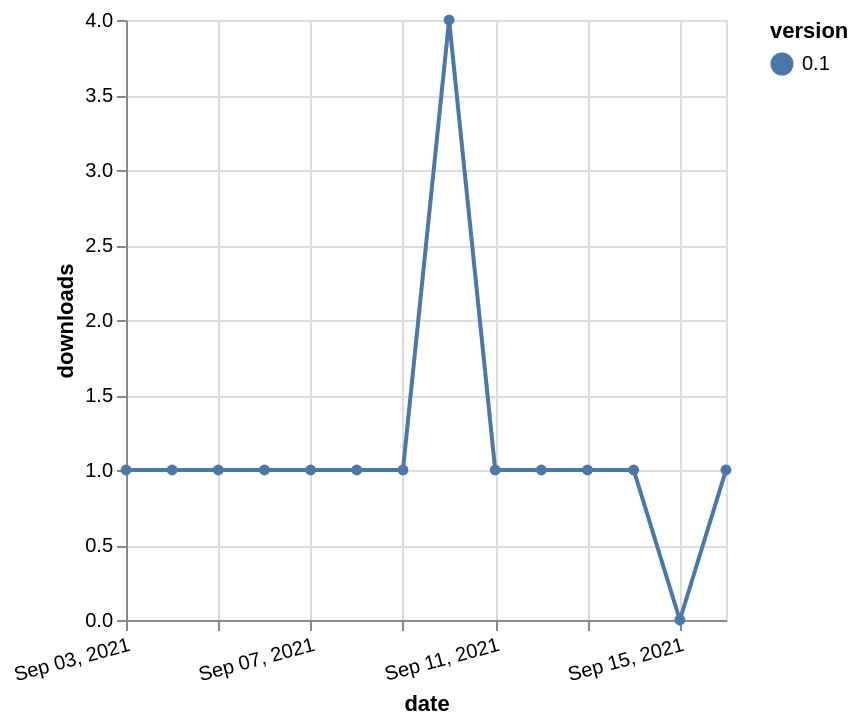

Specify this chart in Vega-Lite:
### Vega-Lite specification from a JSON file in a GitHub repository (floating-point values rounded to 4 significant figures)
{"$schema": "https://vega.github.io/schema/vega-lite/v5.json", "description": "A simple bar chart with embedded data.", "data": {"values": [{"date": "2021-09-03", "total": 294, "delta": 1, "version": "0.1"}, {"date": "2021-09-04", "total": 295, "delta": 1, "version": "0.1"}, {"date": "2021-09-05", "total": 296, "delta": 1, "version": "0.1"}, {"date": "2021-09-06", "total": 297, "delta": 1, "version": "0.1"}, {"date": "2021-09-07", "total": 298, "delta": 1, "version": "0.1"}, {"date": "2021-09-08", "total": 299, "delta": 1, "version": "0.1"}, {"date": "2021-09-09", "total": 300, "delta": 1, "version": "0.1"}, {"date": "2021-09-10", "total": 304, "delta": 4, "version": "0.1"}, {"date": "2021-09-11", "total": 305, "delta": 1, "version": "0.1"}, {"date": "2021-09-12", "total": 306, "delta": 1, "version": "0.1"}, {"date": "2021-09-13", "total": 307, "delta": 1, "version": "0.1"}, {"date": "2021-09-14", "total": 308, "delta": 1, "version": "0.1"}, {"date": "2021-09-15", "total": 308, "delta": 0, "version": "0.1"}, {"date": "2021-09-16", "total": 309, "delta": 1, "version": "0.1"}]}, "width": "container", "mark": {"type": "line", "point": {"filled": true}}, "encoding": {"x": {"field": "date", "type": "temporal", "timeUnit": "yearmonthdate", "title": "date", "axis": {"labelAngle": -15}}, "y": {"field": "delta", "type": "quantitative", "title": "downloads"}, "color": {"field": "version", "type": "nominal"}, "tooltip": {"field": "delta"}}}
